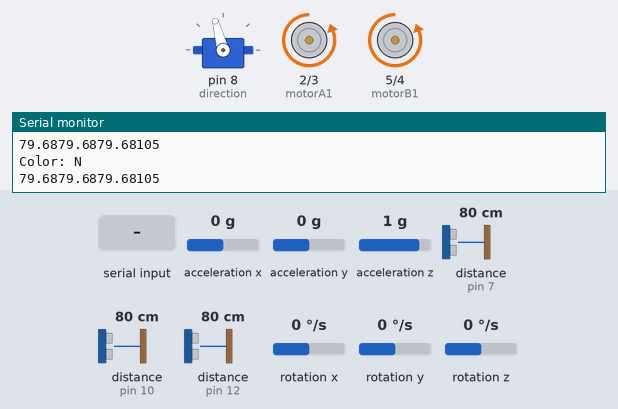
A sketch run on a simulated Arduino Uno, built with avr-gcc and run on an emulated ATmega328P. On the bench: servo, motor-driver pin pairs drawn as motors (green arrow = first pin HIGH = forward, orange = second pin HIGH = backward, longer = more drive), the last lines printed to the serial monitor. Wiring (inferred from the names in the program): 3 × ultrasonic range finder: trigger pin 6, echo pin 7 / trigger pin 9, echo pin 10 / trigger pin 11, echo pin 12. The test bench sets the inputs (shaded band); at power-on: distance to the obstacle (sensors on pin 7, pin 12, pin 10) 80 cm, acceleration x 0 g, acceleration y 0 g, acceleration z 1 g, rotation x 0 °/s, rotation y 0 °/s, rotation z 0 °/s. The echo pulse lasts 58.3 µs per cm.

Above: at 7.2 s.
7.3 s: distance to the obstacle (sensor on pin 7) set to 28 cm
8.8 s: distance to the obstacle (sensor on pin 7) set to 24 cm
At 10.0 s:
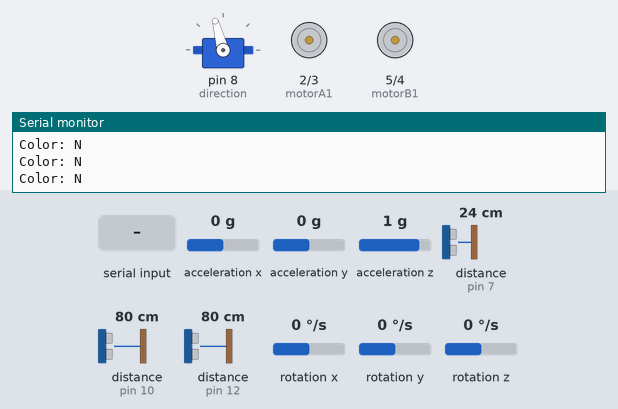
10.3 s: "R" received over the second serial link
At 10.8 s:
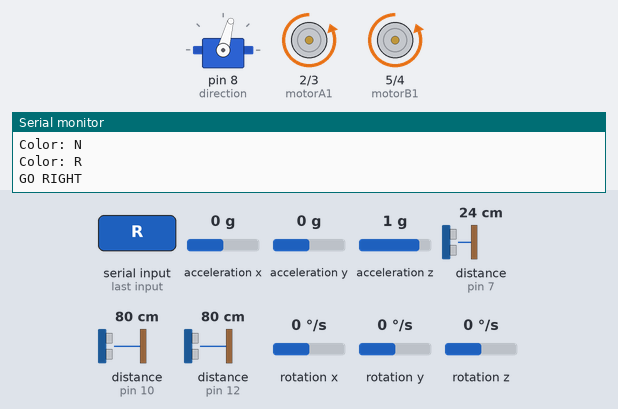
At 12.0 s:
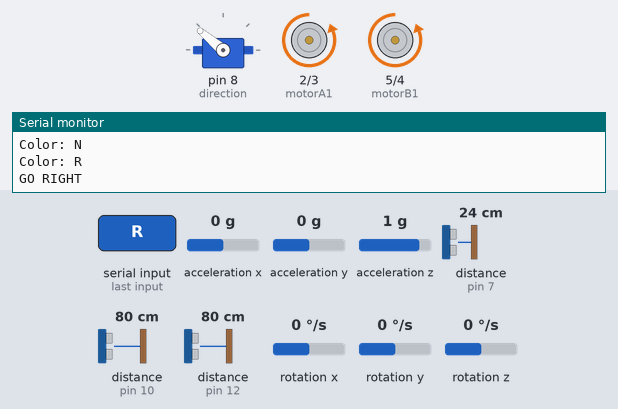
13.3 s: distance to the obstacle (sensor on pin 12) set to 2 cm
Timing chart, 0 to 17.2 s (numbered marks = the images above; inputs shaded):
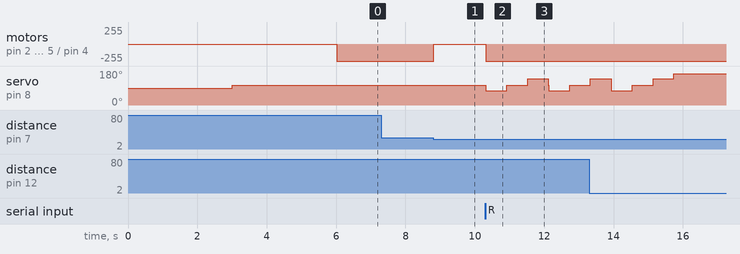

Measured:
- the behaviour switches between 26 and 25 cm on distance to the obstacle (sensor on pin 7) (found by bisection; images 0 and 1)
- after the input at 8.8 s, motor on pin 2 (motorA1) / pin 3 (motorA2), motor on pin 5 (motorB1) / pin 4 (motorB2): backward 255/255 → stopped at once
- after the input at 10.3 s, motor on pin 2 (motorA1) / pin 3 (motorA2), motor on pin 5 (motorB1) / pin 4 (motorB2): stopped → backward 255/255 at once; servo on pin 8 (direction): 105° → 75° at once, → 105° 0.60 s later, → 140° 0.60 s later, → 75° 0.60 s later, … (5 changes in this stretch)

The sketch:

ObstacleChallenge.ino
```cpp
#include <Wire.h>
#include <MPU6050_tockn.h>
#include <Servo.h>
#include <SoftwareSerial.h>

SoftwareSerial camSerial(A0, A1);

MPU6050 mpu(Wire);

#define TRIG_FRONT 6
#define ECHO_FRONT 7

#define TRIG_RIGHT 11
#define ECHO_RIGHT 12

#define TRIG_LEFT 9
#define ECHO_LEFT 10

#define START_BUTTON 13

Servo direction;

int motorA1 = 2;
int motorA2 = 3;

int motorB1 = 5;
int motorB2 = 4;

int clockwise ;

int cornercount = 0;
char obstacleColor = 'N';

void avancer()
{
  digitalWrite(motorA1, LOW);
  digitalWrite(motorA2, HIGH);

  digitalWrite(motorB1, LOW);
  digitalWrite(motorB2, HIGH);
}

void stopMotors()
{
  digitalWrite(motorA1, LOW);
  digitalWrite(motorA2, LOW);

  digitalWrite(motorB1, LOW);
  digitalWrite(motorB2, LOW);
}
void reculer()
{
  digitalWrite(motorA1, HIGH);
  digitalWrite(motorA2, LOW);

  digitalWrite(motorB1, HIGH);
  digitalWrite(motorB2, LOW);
}
void recoverRight()
{
  Serial.println("RECOVERY MODE");

  stopMotors();
  delay(200);

  // Reverse
  reculer();
  delay(700);

  stopMotors();
  delay(200);

  // Turn right
  turnRight170();

  Serial.println("RECOVERY COMPLETE");
}
void recoverLeft()
{
  Serial.println("RECOVERY MODE");

  stopMotors();
  delay(200);

  // Reverse
  reculer();
  delay(700);

  stopMotors();
  delay(200);

  // Turn right
  turnRight170();

  Serial.println("RECOVERY COMPLETE");
}
float readDistance(int trigPin, int echoPin)
{
  digitalWrite(trigPin, LOW);
  delayMicroseconds(2);

  digitalWrite(trigPin, HIGH);
  delayMicroseconds(10);

  digitalWrite(trigPin, LOW);

  long duration = pulseIn(echoPin, HIGH, 25000);

  // No echo received
  if(duration == 0)
  {
    return 300;
  }

  float distance = duration * 0.0343 / 2.0;

  return distance;
}

void avoidRed()
{
  direction.write(75);  // steer right

  avancer();
  delay(600);

  direction.write(105);  // center

  avancer();
  delay(600);

  direction.write(140); // return left

  avancer();
  delay(600);

  direction.write(105);
}
void avoidGreen()
{
  direction.write(140); // steer left

  avancer();
  delay(600);

  direction.write(105);

  avancer();
  delay(600);

  direction.write(75);  // return right

  avancer();
  delay(600);

  direction.write(105);
}
void turnRight170()
{

  mpu.update();

  float startAngle = mpu.getAngleZ();
  Serial.print("start:"); Serial.print(startAngle, 0);

  direction.write(65);   // your calibrated right angle 165  105  65

  avancer();

  while(true)
  {
    mpu.update();

    float currentAngle = mpu.getAngleZ();

    // -170 right
    if(currentAngle <= startAngle - 110)
    {
      break;
    }
  }
  cornercount ++;

  stopMotors();

  direction.write(105); //centre

  delay(300);
}

void turnLeft170()
{

  mpu.update();

  float startAngle = mpu.getAngleZ();
  Serial.print("start:"); Serial.print(startAngle, 0);

  direction.write(165);   // your calibrated right angle

  avancer();

  while(true)
  {
    mpu.update();

    float currentAngle = mpu.getAngleZ();

    if(currentAngle >= startAngle + 110)
    {
      break;
    }
  }

  cornercount ++;

  stopMotors();

  direction.write(105);

  delay(300);
}

void setup() {
  // put your setup code here, to run once:
  pinMode(motorA1, OUTPUT);
  pinMode(motorA2, OUTPUT);
  pinMode(motorB1, OUTPUT);
  pinMode(motorB2, OUTPUT);
  direction.attach(8);
  Serial.begin(115200);
  camSerial.begin(9600);

  pinMode(TRIG_FRONT, OUTPUT);
  pinMode(ECHO_FRONT, INPUT);

  pinMode(TRIG_RIGHT, OUTPUT);
  pinMode(ECHO_RIGHT, INPUT);

  pinMode(TRIG_LEFT, OUTPUT);
  pinMode(ECHO_LEFT, INPUT);

  Wire.begin();
  Serial.println("Calibrating gyro - keep STILL!");
  mpu.begin();
  mpu.calcGyroOffsets(true);
  Serial.println("Ready.");

  for (int i = 3; i > 0; i--) {
    direction.write(105);
    Serial.print(i); Serial.println("...");
    delay(1000);
  }
  Serial.println(">>> GO!");

}

void loop()
{
  if(camSerial.available())
  {
  obstacleColor = camSerial.read();
  }
  Serial.print("Color: ");
  Serial.println(obstacleColor);

  // finish after 12 corners (3 laps)
  if (cornercount >= 12) {
    stopMotors();
    direction.write(105);
    Serial.println("DONE - 3 laps");
    while (true) delay(100);
  }

  float front = readDistance(TRIG_FRONT, ECHO_FRONT);
  float left  = readDistance(TRIG_LEFT, ECHO_LEFT);
  float right = readDistance(TRIG_RIGHT, ECHO_RIGHT);

  if(front < 25)
{
   stopMotors();

   if(obstacleColor == 'R')
   {
      Serial.println("GO RIGHT");
      avoidRed();
   }
   else if(obstacleColor == 'G')
   {
      Serial.println("GO LEFT");
      avoidGreen();
   }
  }

  if(front < 10)
  {
    if(clockwise == 1)
  {
   recoverRight();
  }
  else
  {
   recoverLeft();
  }
  }
  // -------- CORNER DETECTION --------
  if(front < 40)
  {


    if(left < 18 && right > 25){
      Serial.print("Right turn");
      clockwise = 1;
      turnRight170();

    }

    else if (right < 18 && left > 25)
    {
      Serial.print("Left turn");
      clockwise = 0;
      turnLeft170();

    }else{
      return;
    }
  }

  // -------- LANE CENTERING --------
  float error = left - right;

  int steer = 105; // center position

  if(error > 5)       // too close to right wall
  {
    steer = 130;
  }
  else if(error < -5) // too close to left wall
  {
    steer = 75;
  }
  else
  {
    steer = 105;
  }

  direction.write(steer);

  avancer();

  //Serial.print("F=");
  Serial.print(front);

  //Serial.print(" L=");
  Serial.print(left);

 // Serial.print(" R=");
  Serial.print(right);

  //Serial.print(" S=");
  Serial.println(steer);

  delay(30);
}
```
